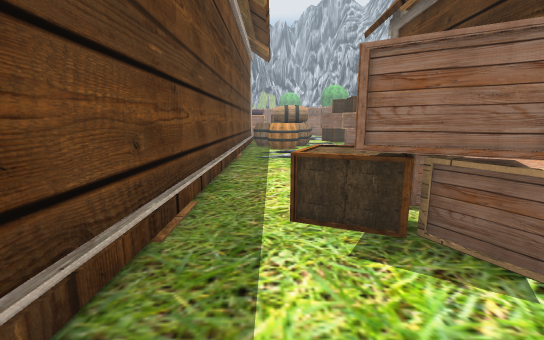
View 1 (above)

15 first-person views from a walk through a scene from a Unity 3-D project. The camera is 1.4 m above the floor, tilts 10° down and sees 90° across. The floor is counted in squares, 1 m on a side. Each view is taken from the middle of a square. On the plan, view 1 faces up. The plan holds only what a view shows up to about 13 squares ahead; the rest is blank. The place goes on beyond the plan. Some trees and plants on the terrain are drawn as simple stand-ins. The player character is not drawn. Some surface patterns are stand-ins.

View 2
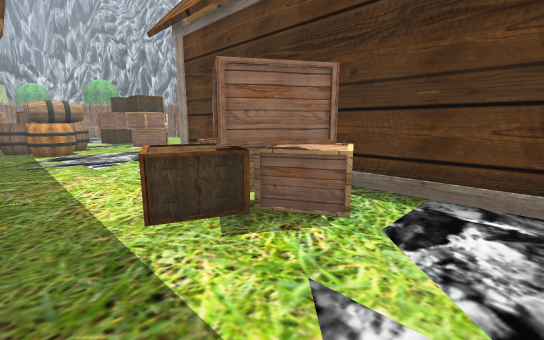

View 3
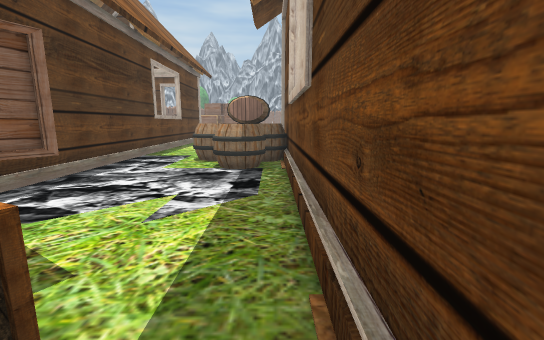

View 4
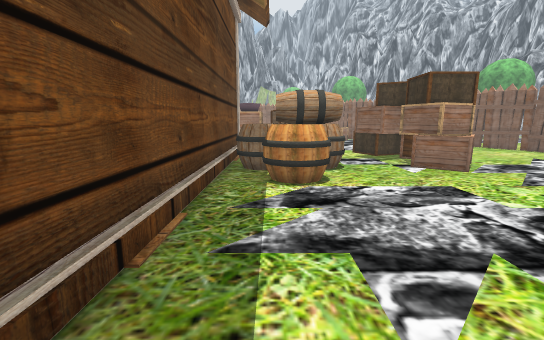

View 5
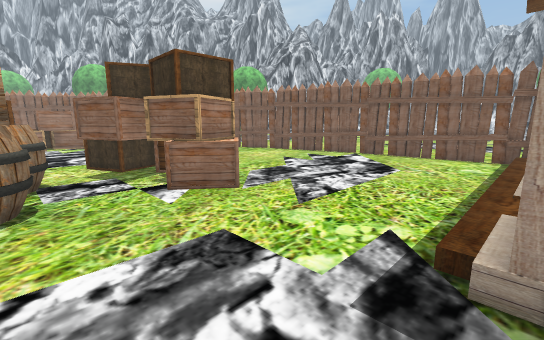

View 6
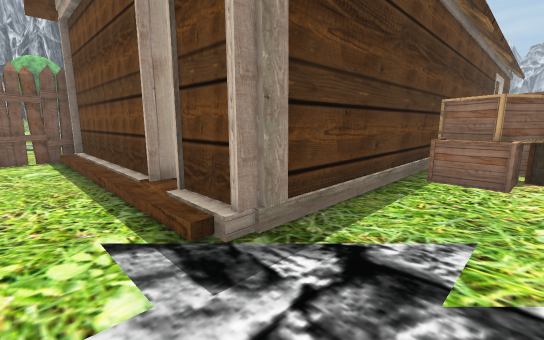

View 7
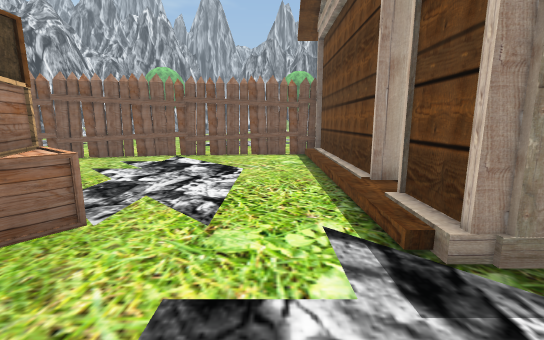

View 8
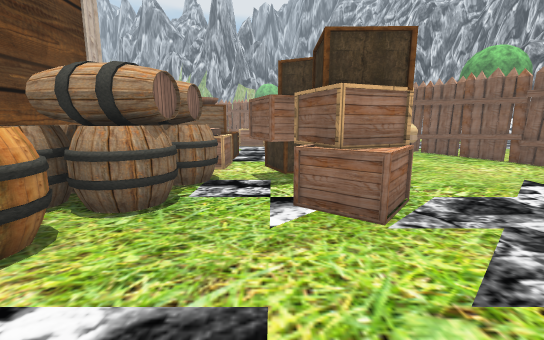

View 9
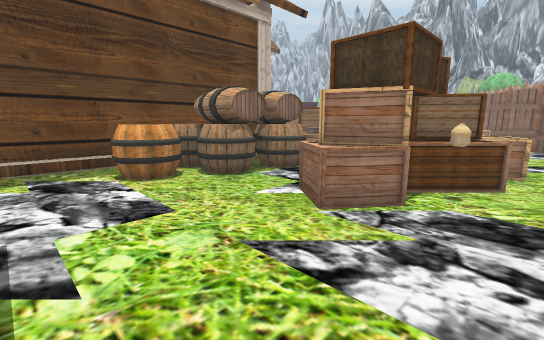

View 10
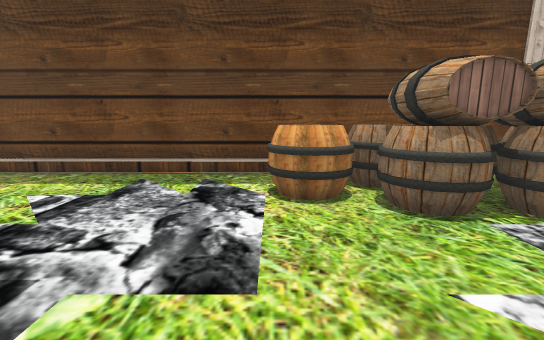

View 11
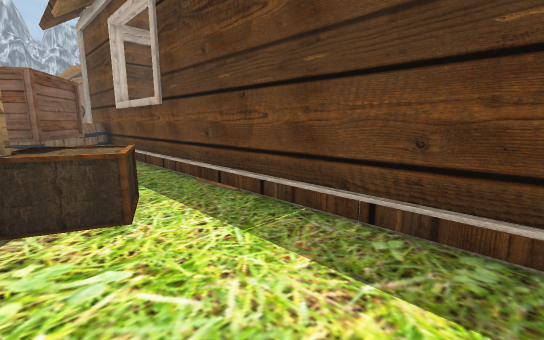

View 12
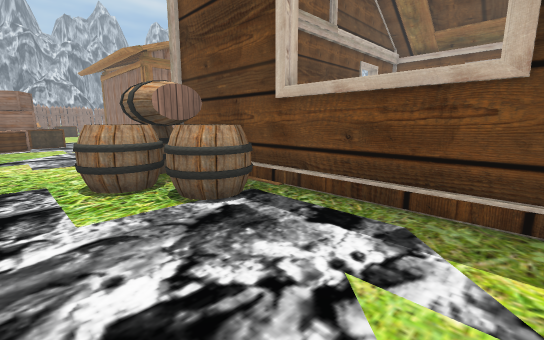

View 13
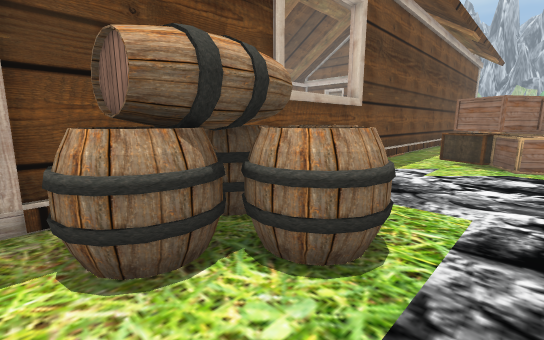

View 14
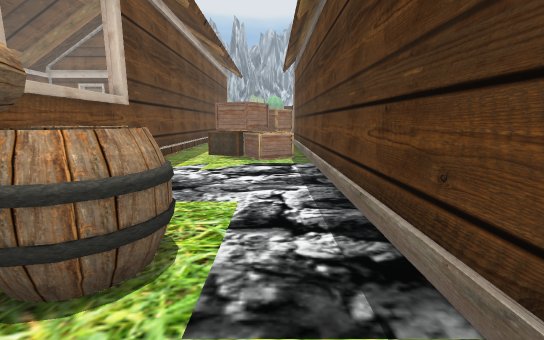

View 15
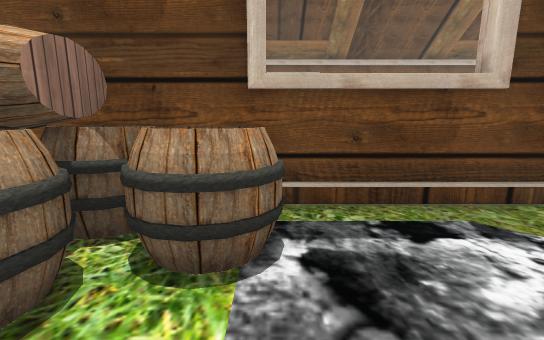

### Floor plan
Points are (right, up) in squares from view 1. A wall is a line through its corners. A room is listed if a view was taken in it or the views show most of it. See-through windows are left out.
Room 1 (views 1, 2, 12, 13, 14, 15)
walls: (-1.6, 0.4) (-1.6, -8.1); (4.5, -8.3) (4.5, 4.6)
ways out: opening at (-0.5, 1.5) to room 2
objects: barrel (-1, -8) to (1, -6); barrel (-1, -6) to (0, -4); barrel (-1, -4) to (1, -3); barrel (1, -6) to (2, -5)
Room 2 (views 3, 4, 5, 6, 7, 8, 9, 10, 11)
walls: (7.2, 11) (13.5, 11); (2.2, 19.9) (1.7, 19.9); (13.6, 16.6) (12.4, 21.3); (13.9, 11) (13.5, 16.7); (4.5, 4.6) (4.5, 11) (6.2, 11); (-1.6, 21.1) (-1.6, 0.4); (12.5, 21.1) (12.3, 21.6)
low walls: (4.4, 11.3) (4.9, 11.3)
ways out: opening at (-0.5, 1.5) to room 1
objects: barrel (-1, 16) to (0, 17); barrel (-1, 18) to (0, 18); box (0, 2) to (4, 6); barrel (0, 14) to (1, 15); other object (0, 19) to (1, 20); box (0, 21) to (1, 21); barrel (1, 16) to (2, 17); barrel (1, 18) to (3, 19); box (1, 20) to (3, 21); box (4, 18) to (4, 19); box (4, 20) to (5, 21); box (5, 16) to (6, 17); box (5, 18) to (6, 18); box (5, 19) to (7, 19); box (6, 20); box (6, 20) to (8, 21); bottle (7, 18)

Where each view was taken, in squares from view 1:
view 1: 0 up, 0 right, facing up
view 2: 0 up, 1 left, facing up-right
view 3: 5 up, 1 left, facing down
view 4: 8 up, 0 right, facing up
view 5: 11 up, 2 right, facing up-right
view 6: 13 up, 2 right, facing down-right
view 7: 13 up, 2 right, facing right
view 8: 12 up, 4 right, facing up
view 9: 12 up, 8 right, facing up-left
view 10: 14 up, 6 right, facing left
view 11: 9 up, 2 right, facing down-left
view 12: 1 up, 3 right, facing down-left
view 13: 8 down, 3 right, facing up-left
view 14: 8 down, 3 right, facing up
view 15: 3 down, 3 right, facing left
